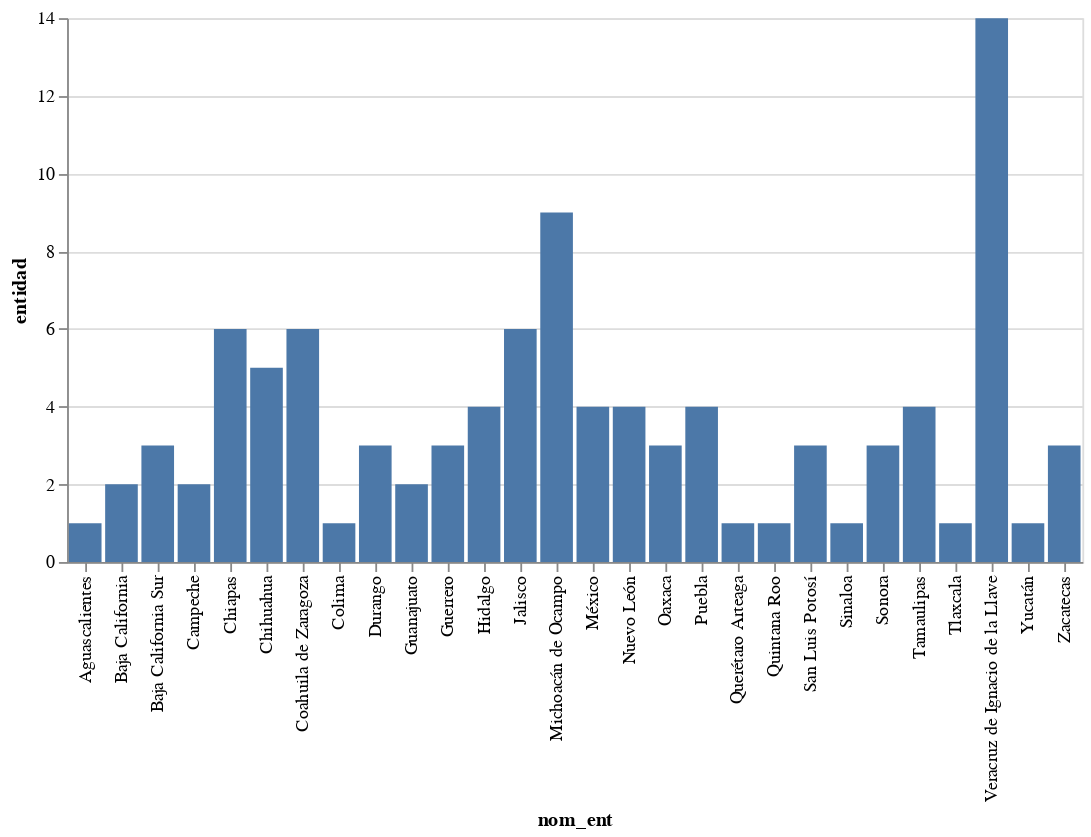

Notebook code for this chart:
### Code cell
muestra100 = dataframe.sample(n=100)
muestra100
m100 = muestra100.groupby('nom_ent').count()
m100.to_csv('m100.csv')
df100 = pd.read_csv('m100.csv')
alt.Chart(df100).mark_bar().encode(
    alt.X("nom_ent"),
    y='entidad',
)
